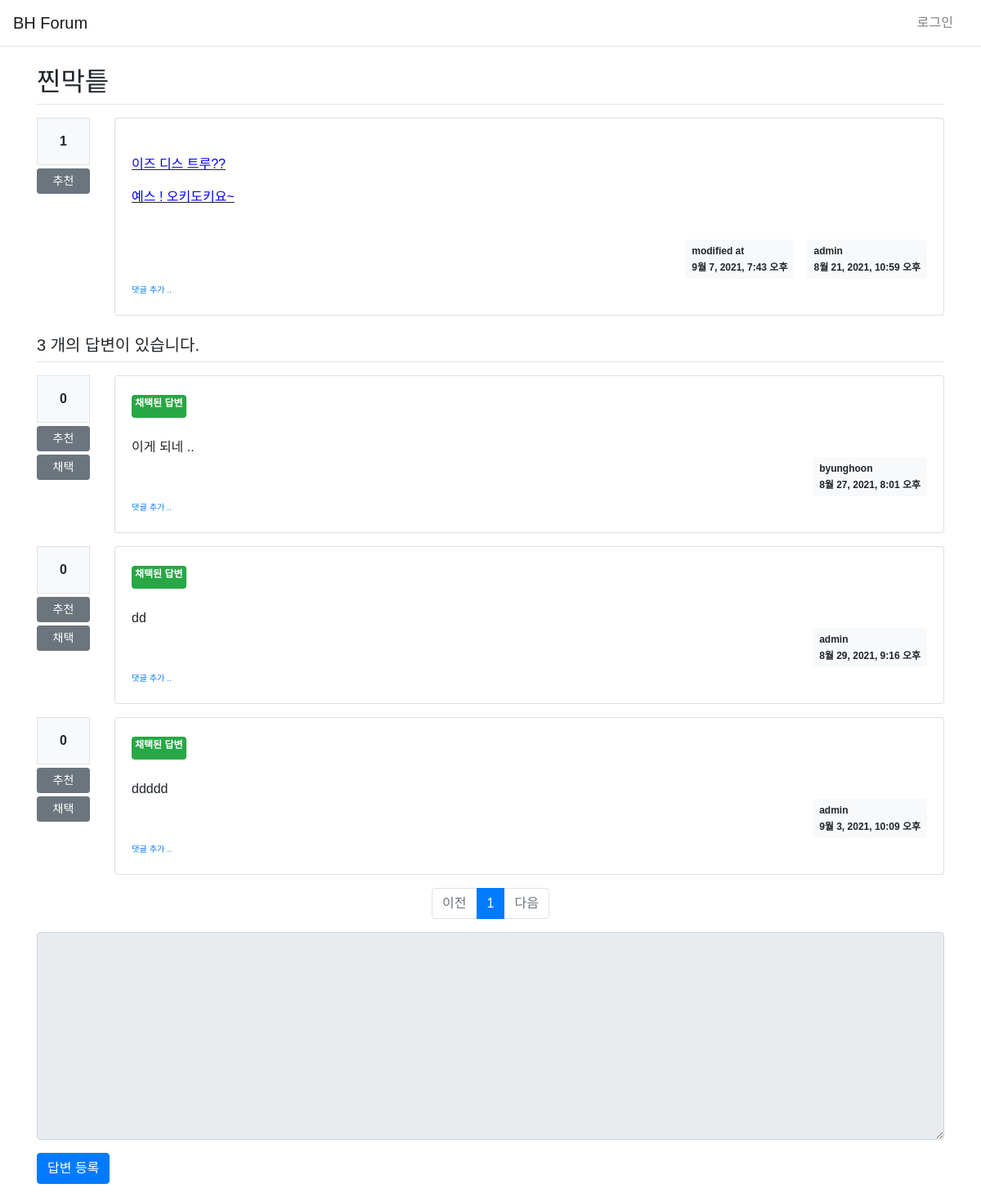
Before: /pybo/306/ with the older database file.
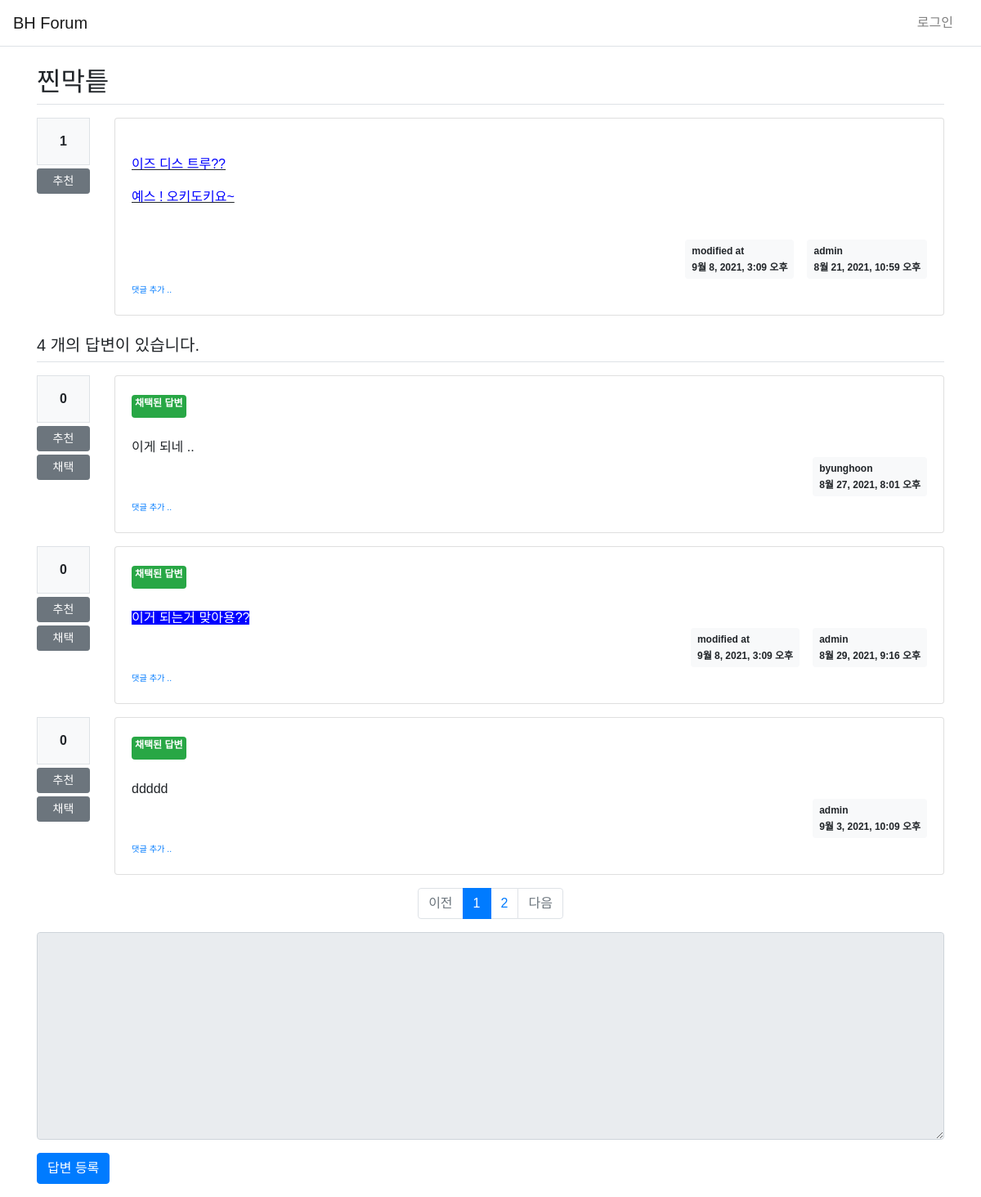
After: the same page with the newer database file.
### pybo/models.py (models this page shows, shortened)
class Question(models.Model):
    author = models.ForeignKey(User, on_delete=models.CASCADE, related_name='author_question')
    subject = models.CharField(max_length = 200)
    modify_date = models.DateTimeField(null=True, blank=True)
    content = models.TextField()
    create_date = models.DateTimeField()
    voter = models.ManyToManyField(User, related_name='voter_question')
    image = models.ImageField(blank=True, upload_to='Question_media')
    hits = models.IntegerField(default=0)

class Answer(models.Model):
    author = models.ForeignKey(User, on_delete=models.CASCADE, related_name='author_answer')
    question = models.ForeignKey(Question, on_delete=models.CASCADE)
    accepted = models.BooleanField(default=False)
    modify_date = models.DateTimeField(null=True, blank=True)
    content = models.TextField()
    create_date = models.DateTimeField()
    voter = models.ManyToManyField(User, related_name='voter_answer')

### pybo/views/base_views.py (the view)
# urls.py: path('<int:question_id>/', base_views.detail, name='detail'),
def detail(request, question_id):
    question = get_object_or_404(Question, pk=question_id)
    answer_page_id = request.GET.get('page', '1')
    question.hits += 1
    question.save()
    paginator = Paginator(Answer.objects.filter(question=question), 3)
    page_obj = paginator.get_page(answer_page_id)
    context = {'question': question, 'answer_list': page_obj}
    return render(request, 'pybo/question_detail.html', context)

### templates/pybo/question_detail.html (shortened to what this page needs)
{% extends 'base.html' %}
{% block content %}
<div class="container my-3">
    <h2 class="border-bottom py-2"> {{ question.subject }} </h2>
    <div class="row my-3">
        <div class="col-1">
            <div class="bg-light text-center p-3 border font-weight-bolder mb-1">
                {{ question.voter.count }}
            </div>
            <a href="#" data-uri="{% url 'pybo:vote_question' question.id %}"
               class="recommend btn btn-sm btn-secondary btn-block my-1">추천</a>
        </div>
        <div class="col-11">
            <div class="card">
                <div class="card-body">
                    <div class="card-text" style="white-space: pre-line;">
                        {{question.content|safe}}
                    </div>
                    <div class="d-flex justify-content-end">
                        {% if question.modify_date %}
                        <div class="badge badge-light p-2 text-left mx-3">
                            <div class="mb-2">modified at</div>
                            <div>{{ question.modify_date }}</div>
                        </div>
                        {% endif %}
                        <div class="badge badge-light p-2 text-left">
                            <div class="mb-2">{{ question.author.username }}</div>
                            <div>{{question.create_date}}</div>
                        </div>
                    </div>
                    <div>
                        <a href="{% url 'pybo:comment_create_question' question.id %}" class="small">
                            <small>댓글 추가 ..</small>
                        </a>
                    </div>
                </div>
            </div>
        </div>
    </div>
    <h5 class="border-bottom my-3 py-2">
        {{question.answer_set.count}} 개의 답변이 있습니다.
    </h5>
    {% for answer in answer_list.object_list %}
    <div class="row my-3">
        <div class="col-1">
            <div class="bg-light text-center p-3 border font-weight-bolder mb-1">
                {{ answer.voter.count }}
            </div>
            <a href="#" data-uri="{% url 'pybo:vote_answer' answer.id %}"
               class="recommend btn btn-sm btn-secondary btn-block my-1">추천</a>
            <a href="#" data-uri="{% url 'pybo:answer_accept' answer.id %}"
               class="accept btn btn-sm btn-secondary btn-block my-1">채택</a>
        </div>
        <div class="col-11">
            <div class="card">
                <div class="card-body">
                    {% if answer.accepted %}
                    <div class="badge badge-success p-1 text-center mx-0">
                        <div class="mb-2">채택된 답변</div>
                    </div>
                    {% endif %}
                    <div class="card-text" style="white-space: pre-line;">
                        {{ answer.content|safe }}
                    </div>
                    <div class="d-flex justify-content-end">
                        {% if answer.modify_date %}
                        <div class="badge badge-light p-2 text-left mx-3">
                            <div class="mb-2">modified at</div>
                            <div>{{ answer.modify_date }}</div>
                        </div>
                        {% endif %}
                        <div class="badge badge-light p-2 text-left">
                            <div class="mb-2">{{ answer.author.username }}</div>
                            <div>{{ answer.create_date }}</div>
                        </div>
                    </div>
                    <div>
                        <a href="{% url 'pybo:comment_create_answer' answer.id %}" class="small"><small>댓글 추가 ..</small></a>
                    </div>
                </div>
            </div>
        </div>
    </div>
    {% endfor %}
    <ul class="pagination justify-content-center">
        {% if answer_list.has_previous %}
            <li class="page-item">
                <a class="page-link" href="?page={{answer_list.previous_page_number}}">이전</a>
            </li>
        {% else %}
            <li class="page-item disabled">
                <a class="page-link" tabindex="-1" aria-disabled="true" href="#">이전</a>
            </li>
        {% endif %}
        {% for page_number in answer_list.paginator.page_range %}
        {% if page_number >= answer_list.number|add:-3 and page_number <= answer_list.number|add:3 %}
            {% if page_number == answer_list.number %}
            <li class="page-item active" aria-current="page">
                <a class="page-link" href="?page={{ page_number }}">
                    {{ page_number }}
                </a>
            </li>
            {% else %}
            <li class="page-item">
                <a class="page-link" href="?page={{page_number}}">
                    {{ page_number }}
                </a>
            </li>
            {% endif %}
        {% endif %}
        {% endfor %}
        {% if question_list.has_next %}
        <li class="page-item">
            <a class="page-link" href="?page={{ answer_list.next_page_number }}">다음</a>
        </li>
        {% else %}
        <li class="page-item disabled">
            <a class="page-link" tabindex="-1" aria-disabled="true" href="#">다음</a>
        </li>
        {% endif %}
    </ul>
    <form action="{% url 'pybo:answer_create' question.id %}" method = "post" class="my-3">
        <div class="form-group">
            <textarea name="content" id="content"
                      {% if not user.is_authenticated %} disabled {% endif %}
                      class="form-control" rows="10"></textarea>
        </div>
        <input type="submit" value="답변 등록" class="btn btn-primary">
    </form>
</div>
{% endblock %}

### templates/base.html (shortened to what this page needs)
{% load static %}
<!doctype html>
<html lang="ko">
<head>
    <link rel="stylesheet" type="text/css" href="{% static 'bootstrap.min.css' %}">
    <link rel="stylesheet" type="text/css" href="{% static 'style.css' %}">
</head>
<body>
    {% include "navbar.html" %}
    {% block content %}
    {% endblock %}
</body>
</html>

### templates/navbar.html (shortened to what this page needs)
<nav class="navbar navbar-expand-lg navbar-light bg-white border-bottom" style="background-color:white;">
    <a class="navbar-brand" href="{%url 'pybo:index' %}">BH Forum</a>
    <div class="collapse navbar-collapse justify-content-end" id="navbarNav" style="margin-right: 10px;">
        <ul class="navbar-nav">
            <li class="nav-item">
                {% if user.is_authenticated %}
                    <a class="nav-item" style="margin-right:20px; vertical-align: middle; color: black;" href="{% url 'common:modify' user.id %}">
                        {{ user.username }} 님
                    </a>
                    <a class="nav-item" style="margin-right:10px; color: red; vertical-align: middle;" href="{% url 'common:logout' %}">
                        로그아웃
                    </a>
                {% else %}
                    <a class="nav-link" href="{% url 'common:login' %}">로그인</a>
                {% endif %}
            </li>
        </ul>
    </div>
</nav>

### static/style.css (style rules this page uses)
* { box-sizing: border-box; }

### templates/base.html (style rules this page uses)
* { font-family: 'Noto Sans KR', sans-serif; }

Changed rows visible on the page:
changed Question "찐막틑": modify_date "9월 7, 2021, 7:43 오후" → "9월 8, 2021, 3:09 오후"; answer_set.count "3" → "4"
changed Answer: content "dd" → "이거 되는거 맞아용??"; modify_date (not shown) → "9월 8, 2021, 3:09 오후"
Other visible differences:
new list line: "2"
